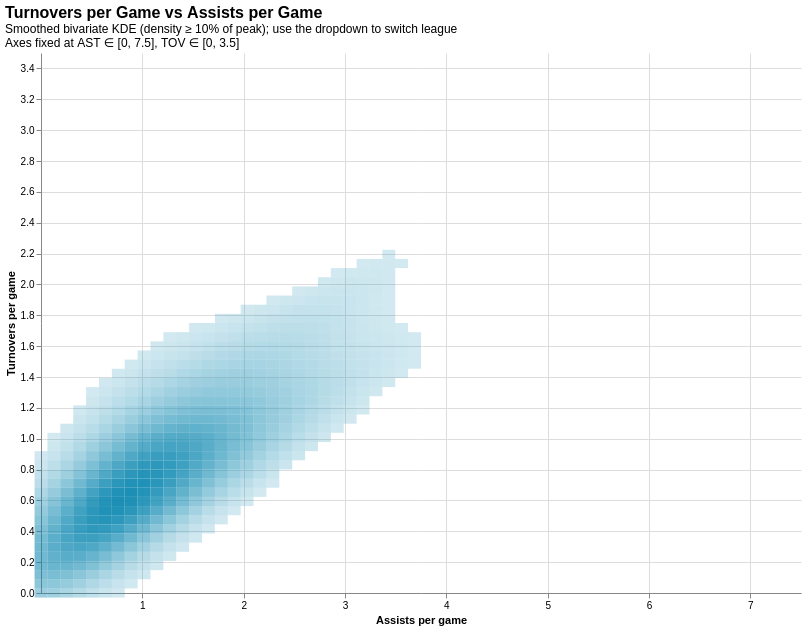

The Vega-Lite source for this figure:
### Vega-Lite specification from a JSON file in a GitHub repository (floating-point values rounded to 4 significant figures; data arrays with more than 128 entries replaced by an {"elided": "..."} marker saying what was removed)
{"config": {"view": {"continuousWidth": 300, "continuousHeight": 300, "stroke": null}}, "data": {"name": "data-e04ec5c9b048a39d9c58abefe910018b"}, "mark": {"type": "rect"}, "encoding": {"color": {"field": "League", "legend": null, "scale": {"domain": ["NBA", "WNBA"], "range": ["#118ab2", "#ffd166"]}, "type": "nominal"}, "opacity": {"field": "density_norm", "legend": null, "scale": {"domain": [0, 1], "range": [0.1, 0.95]}, "type": "quantitative"}, "tooltip": [{"field": "League", "type": "nominal"}, {"field": "density_norm", "format": ".0%", "title": "Density (% of peak)", "type": "quantitative"}], "x": {"axis": {"values": [1.0, 2.0, 3.0, 4.0, 5.0, 6.0, 7.0]}, "field": "x_lo", "scale": {"domain": [0, 7.5]}, "title": "Assists per game", "type": "quantitative"}, "x2": {"field": "x_hi"}, "y": {"field": "y_lo", "scale": {"domain": [0, 3.5]}, "title": "Turnovers per game", "type": "quantitative"}, "y2": {"field": "y_hi"}}, "height": 540, "params": [{"name": "param_56732688ec85c9f0", "select": {"type": "point", "fields": ["League"]}, "bind": {"input": "select", "options": ["NBA", "WNBA"], "name": "League  "}, "value": [{"League": "NBA"}]}], "title": {"text": "Turnovers per Game vs Assists per Game", "anchor": "start", "fontSize": 16, "subtitle": ["Smoothed bivariate KDE (density ≥ 10% of peak); use the dropdown to switch league", "Axes fixed at AST ∈ [0, 7.5], TOV ∈ [0, 3.5]"]}, "transform": [{"filter": {"param": "param_56732688ec85c9f0"}}], "width": 760, "$schema": "https://vega.github.io/schema/vega-lite/v6.4.1.json", "datasets": {"data-e04ec5c9b048a39d9c58abefe910018b": {"elided": "1517 records"}}}
